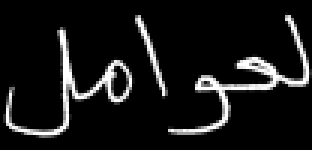
#> input picture Paws/paw35.png, 104 x 50 px (shown 3 times larger)
$ python -i preprocessing_image.py   (imports and definitions only)
#> lines starting #> are read from the running program, lines starting #| are printed output that depends on the picture; after the words box and inside, x2 and y2 are one past the last pixel; in counts of white or black regions, pixels touching at a corner belong together
import cv2 as cv
import numpy as np

def preprocessing_image(img):
    gray = get_gray_scale(img)
    thresh = thresholding(gray)
    open = opening(thresh)
    return open

# get gray scale image
def get_gray_scale(img):
    return cv.cvtColor(img, cv.COLOR_BGR2GRAY)

# remove noise
def remove_noise(img):
    return cv.medianBlur(img, 5)

#thresholding
def thresholding(img):
    return cv.threshold(img, 0, 255, cv.THRESH_BINARY + cv.THRESH_OTSU)[1]

#dilation
def dilate(img):
    kernel = np.ones((5,5),np.uint8)
    return cv.dilate(img, kernel, iterations = 1)

#erode
def erode(img):
    kernel = np.ones((5,5),np.uint8)
    return cv.erode(img, kernel, iterations = 1)

#erode followed by dilation
def opening(img):
    kernel = np.ones((5,5),np.uint8)
    return cv.morphologyEx(img, cv.MORPH_OPEN, kernel)

#canny edge detection
def canny(img):
    return cv.Canny(img, 100, 200)

#skew correction
def deskew(img):
    coords = np.column_stack(np.where(img > 0))
    angle = cv.minAreaRect(coords)[-1]
    if angle < -45:
        angle = -(90 + angle)
    else:
        angle = -angle
    (h, w) = img.shape[:2]
    center = (w // 2, h // 2)
    M = cv.getRotationMatrix2D(center, angle, 1.0)
    rotated = cv.warpAffine(img, M, (w, h), flags=cv.INTER_CUBIC, borderMode=cv.BORDER_REPLICATE)
    return rotated

#template matching
def match_template(img, template):
    return cv.matchTemplate(img, template, cv.TM_CCOEFF_NORMED)


# [11 lines of commented-out code are left out]

>>> import cv2
>>> picture = cv2.imread('Paws/paw35.png')
#> picture is the input picture: shape (50, 104, 3); min 0, max 255, mean 23.6
>>> result = preprocessing_image(picture)
#> in thresholding, `return cv.threshold(img, 0, 255, cv.THRESH_BINARY + cv.THRESH_OTSU)[1]`:
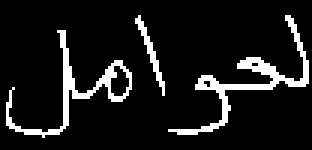
#> returned value: shape (50, 104) (shown 3 times larger); 10% white in thin lines or dots, all inside (x1, y1, x2, y2) = (2, 5, 103, 46)
#> in opening, `return cv.morphologyEx(img, cv.MORPH_OPEN, kernel)`: returned value: shape (50, 104); every value is 0

$ run again, on Paws/paw38.png
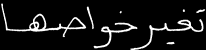
#> input picture Paws/paw38.png, 206 x 50 px
#> picture is the input picture: shape (50, 206, 3); min 0, max 255, mean 20.5
#> in thresholding, `return cv.threshold(img, 0, 255, cv.THRESH_BINARY + cv.THRESH_OTSU)[1]`:
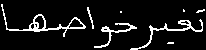
#> returned value: shape (50, 206); 8.7% white in thin lines or dots

$ run again, on Paws/paw51.png
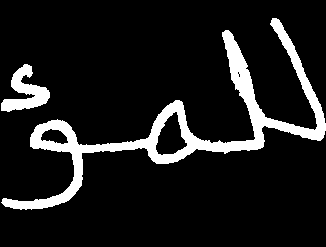
#> input picture Paws/paw51.png, 326 x 247 px
#> picture is the input picture: shape (247, 326, 3); 11.1% white; 2 white regions, box (x1, y1, x2, y2) and area: (1, 18, 326, 210) 7859, (1, 64, 50, 112) 1078
#> in opening, `return cv.morphologyEx(img, cv.MORPH_OPEN, kernel)`:
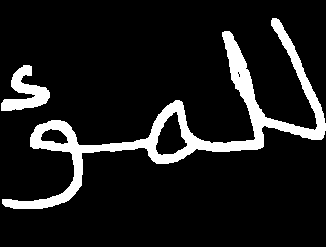
#> returned value: shape (247, 326); 11% white; 2 white regions, box (x1, y1, x2, y2) and area: (2, 18, 326, 209) 7775, (1, 65, 50, 111) 1056

$ run again, on Paws/paw52.png
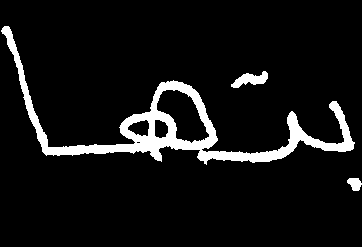
#> input picture Paws/paw52.png, 362 x 247 px
#> picture is the input picture: shape (247, 362, 3); 7.7% white; 3 white regions, box (x1, y1, x2, y2) and area: (1, 26, 355, 165) 6415, (231, 71, 268, 88) 328, (347, 178, 362, 191) 138
#> in opening, `return cv.morphologyEx(img, cv.MORPH_OPEN, kernel)`:
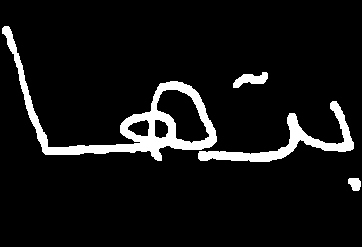
#> returned value: shape (247, 362); 7.5% white; 4 white regions, box (x1, y1, x2, y2) and area: (2, 26, 217, 161) 4277, (198, 101, 354, 162) 2014, (233, 72, 268, 88) 308, (348, 178, 361, 191) 133
